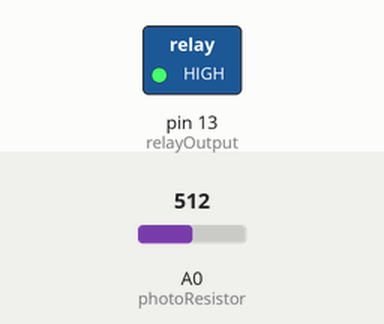
Simulated run of this sketch. Board: Arduino Uno, built with avr-gcc and run on an emulated ATmega328P. On the bench: switched loads named in the sketch (green lamp = pin HIGH). Inputs (shaded band) come from the test bench; at power-on: A0 (photoResistor) = 512.

Above: at 1.2 s.
1.3 s: A0 (photoResistor) set to 482
At 2.5 s:
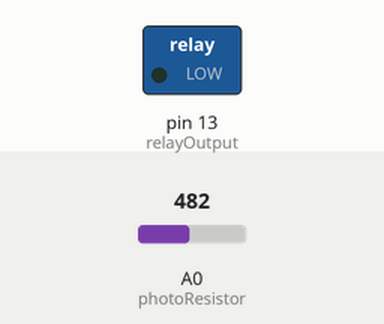
2.8 s: A0 (photoResistor) set to 510
At 3.7 s:
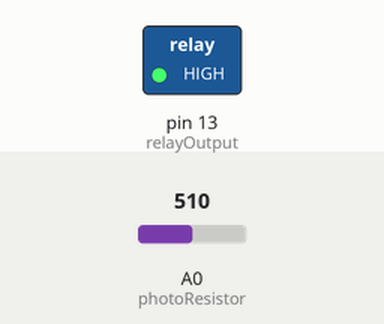
4.3 s: A0 (photoResistor) set to 490
At 4.8 s:
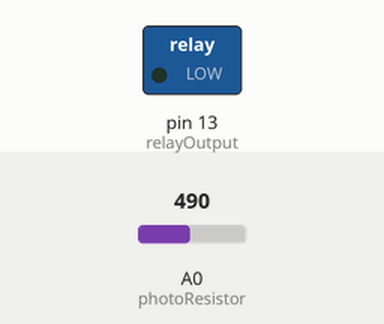
Timing chart, 0 to 7.3 s (numbered marks = the images above; inputs shaded):
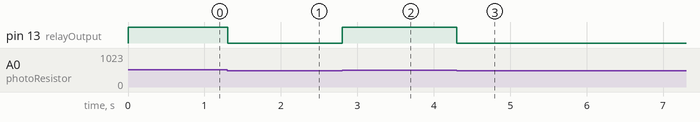

The sketch:

photoresistor.ino
```cpp
const int photoResistor = A0;
const int relayOutput = 13;

int photoResistorValue;

void setup() {
    pinMode(relayOutput, OUTPUT);
}

void loop() {
  // put your main code here, to run repeatedly:
  photoResistorValue = analogRead(photoResistor);
  Serial.print(photoResistorValue);
  if (photoResistorValue > 500) {
    digitalWrite(relayOutput, HIGH);
  }
  else {
    digitalWrite(relayOutput, LOW);
  }
  delay(10);
}
```

Measured:
- the behaviour switches between 501 and 500 on A0 (photoResistor) (found by bisection; images 0 and 1)
- after the input at 1.3 s, pin 13 (relayOutput): HIGH → LOW at once
- after the input at 2.8 s, pin 13 (relayOutput): LOW → HIGH at once
- after the input at 4.3 s, pin 13 (relayOutput): HIGH → LOW at once
